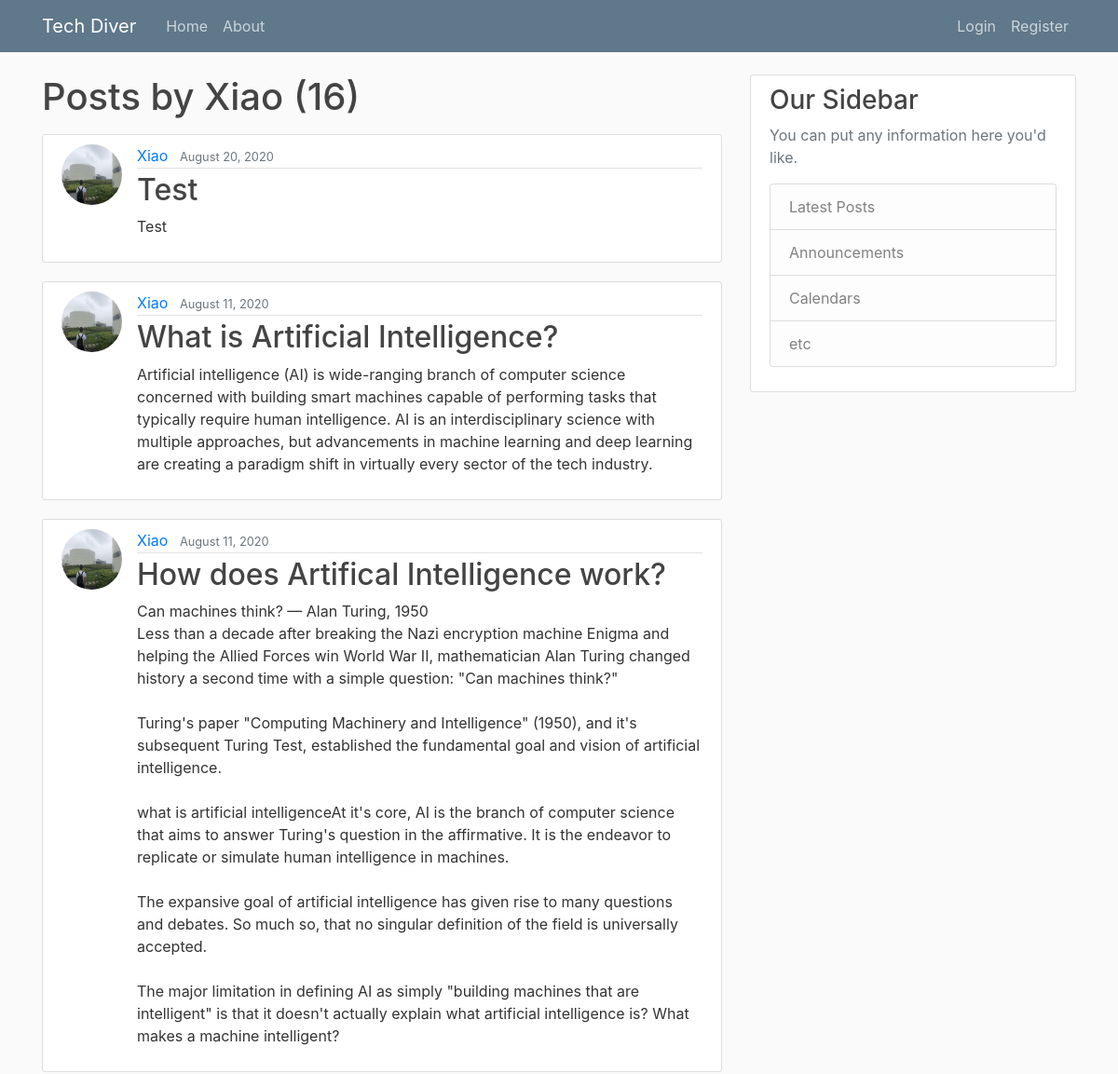
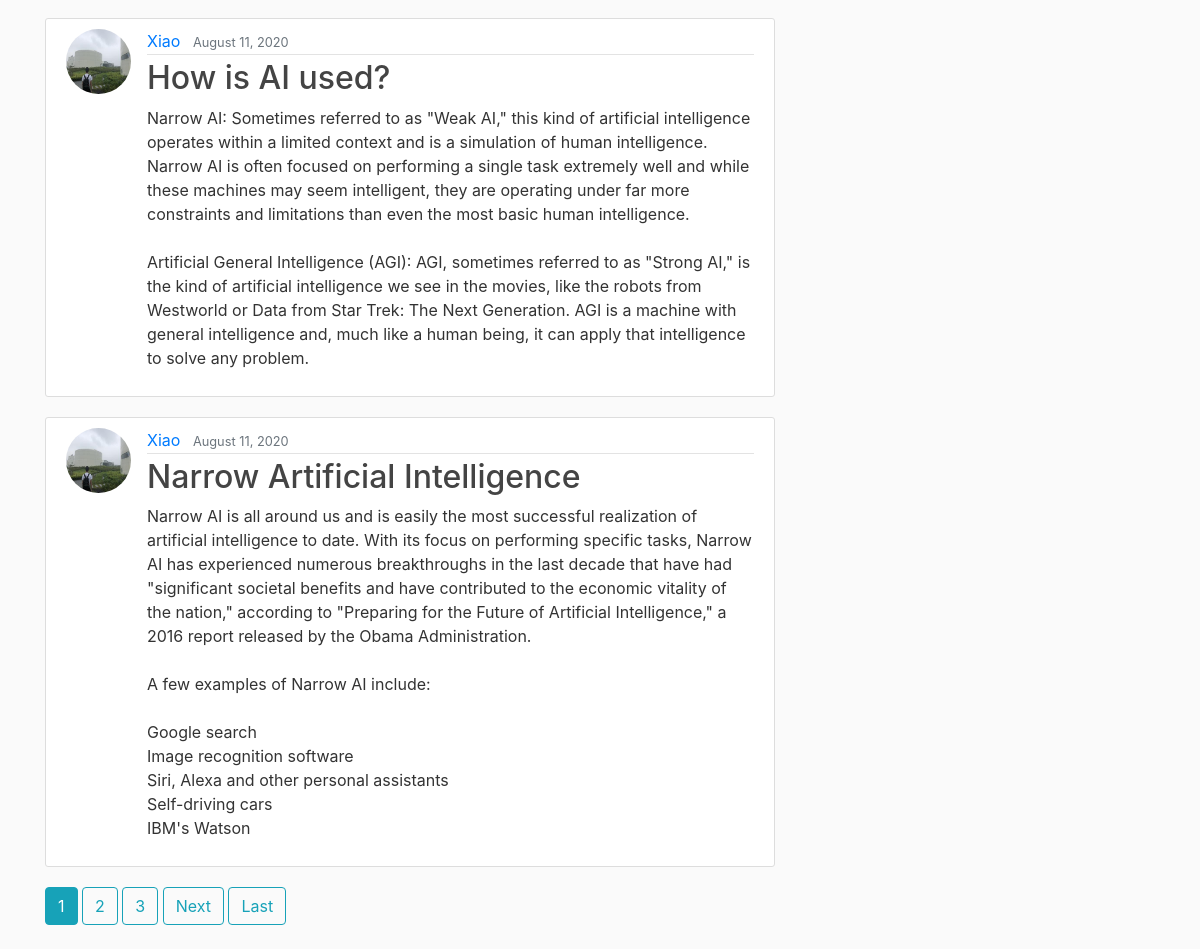
Page /user/Xiao on the committed database (2 pictures, top to bottom).
### blog/models.py (models this page shows, shortened)
class Post(models.Model):
    title = models.CharField(max_length=100)
    content = models.TextField()
    date_posted = models.DateTimeField(default=timezone.now())
    author = models.ForeignKey(User, on_delete=models.CASCADE)

### users/models.py (models this page shows, shortened)
class Profile(models.Model):
    user = models.OneToOneField(User, on_delete=models.CASCADE)
    image = models.ImageField(default='default.jpg', upload_to='profile_pics')

### blog/views.py (the view)
# urls.py: path('user/<str:username>', UserPostListView.as_view(), name='user-posts'),
class UserPostListView(ListView):
    model = Post
    template_name = 'blog/user_posts.html'
    context_object_name = 'posts'
    paginate_by = 5
    def get_queryset(self):
        user = get_object_or_404(User, username=self.kwargs.get('username'))
        return Post.objects.filter(author=user).order_by('-date_posted')

### blog/templates/blog/user_posts.html (shortened to what this page needs)
{% extends "blog/base.html" %}
{% block content %}
    <h1 class="mb-3">Posts by {{ view.kwargs.username }} ({{ page_obj.paginator.count }})</h1>
    {% for post in posts %}
        <article class="media content-section">
          <img class="rounded-circle article-img" src="{{ post.author.profile.image.url }}">
          <div class="media-body">
            <div class="article-metadata">
              <a class="mr-2" href="{% url 'user-posts' post.author.username %}">{{ post.author }}</a>
              <small class="text-muted">{{ post.date_posted|date:"F d, Y" }}</small>
            </div>
            <h2><a class="article-title" href="{% url 'post-detail' post.id %}">{{ post.title }}</a></h2>
            <p class="article-content">{{ post.content }}</p>
          </div>
        </article>
    {% endfor %}
    {% if is_paginated %}
        {% for num in page_obj.paginator.page_range %}
            {% if page_obj.number == num %}
                <a class="btn btn-info mb-4" href="?page={{ num }}">{{ num }}</a>
            {% elif num > page_obj.number|add:'-3' and num < page_obj.number|add:'3' %}
                <a class="btn btn-outline-info mb-4" href="?page={{ num }}">{{ num }}</a>
            {% endif %}
        {% endfor %}
        {% if page_obj.has_next%}
            <a class="btn btn-outline-info mb-4" href="?page={{ page_obj.next_page_number }}">Next</a>
            <a class="btn btn-outline-info mb-4" href="?page={{ page_obj.paginator.num_pages }}">Last</a>
        {% endif %}
    {% endif %}
{% endblock content%}

### blog/static/blog/main.css (style rules this page uses)
body { background: #fafafa; color: #333333; margin-top: 5rem; }
h1, h2, h3, h4, h5, h6 { color: #444444; }
.content-section { background: #ffffff; padding: 10px 20px; border: 1px solid #dddddd; border-radius: 3px; margin-bottom: 20px; }
.article-title { color: #444444; }
.article-content { white-space: pre-line; }
.article-img { height: 65px; width: 65px; margin-right: 16px; }
.article-metadata { padding-bottom: 1px; margin-bottom: 4px; border-bottom: 1px solid #e3e3e3 }

### rows in the picture
Post: author.profile.image (picture), author "Xiao", date_posted "August 20, 2020", title "Test", content "Test"
Post: author.profile.image (picture), author "Xiao", date_posted "August 11, 2020", title "What is Artificial Intelligence?", content "Artificial intelligence (AI) is wide-ranging branch of computer science concerned with building smart machines capable of performing tasks that typically require human intelligence. AI is an interdisciplinary science with multiple approaches, but advancements in machine learning and deep learning are creating a paradigm shift in virtually every sector of the tech industry."
Post: author.profile.image (picture), author "Xiao", date_posted "August 11, 2020", title "How does Artifical Intelligence work?", content "Can machines think? — Alan Turing, 1950 Less than a decade after breaking the Nazi encryption machine Enigma and helping the Allied Forces win World War II, mathematician Alan Turing changed history a second time with a simple question: \"Can machines think?\" Turing's paper \"Computing Machinery and Intelligence\" (1950), and it's subsequent Turing Test, established the fundamental goal and vision of artificial intelligence. what is artificial intelligenceAt it's core, AI is the branch of computer science that aims to answer Turing's question in the affirmative. It is the endeavor to replicate or simulate human intelligence in machines. The expansive goal of artificial intelligence has given…"
Post: author.profile.image (picture), author "Xiao", date_posted "August 11, 2020", title "How is AI used?", content "Narrow AI: Sometimes referred to as \"Weak AI,\" this kind of artificial intelligence operates within a limited context and is a simulation of human intelligence. Narrow AI is often focused on performing a single task extremely well and while these machines may seem intelligent, they are operating under far more constraints and limitations than even the most basic human intelligence. Artificial General Intelligence (AGI): AGI, sometimes referred to as \"Strong AI,\" is the kind of artificial intelligence we see in the movies, like the robots from Westworld or Data from Star Trek: The Next Generation. AGI is a machine with general intelligence and, much like a human being, it can apply that…"
Post: author.profile.image (picture), author "Xiao", date_posted "August 11, 2020", title "Narrow Artificial Intelligence", content "Narrow AI is all around us and is easily the most successful realization of artificial intelligence to date. With its focus on performing specific tasks, Narrow AI has experienced numerous breakthroughs in the last decade that have had \"significant societal benefits and have contributed to the economic vitality of the nation,\" according to \"Preparing for the Future of Artificial Intelligence,\" a 2016 report released by the Obama Administration. A few examples of Narrow AI include: Google search Image recognition software Siri, Alexa and other personal assistants Self-driving cars IBM's Watson"

### other values in the picture
{{ view.kwargs.username }} "Xiao"
{{ page_obj.paginator.count }} "16"
{{ num }} "1"
{{ num }} "2" "3"
